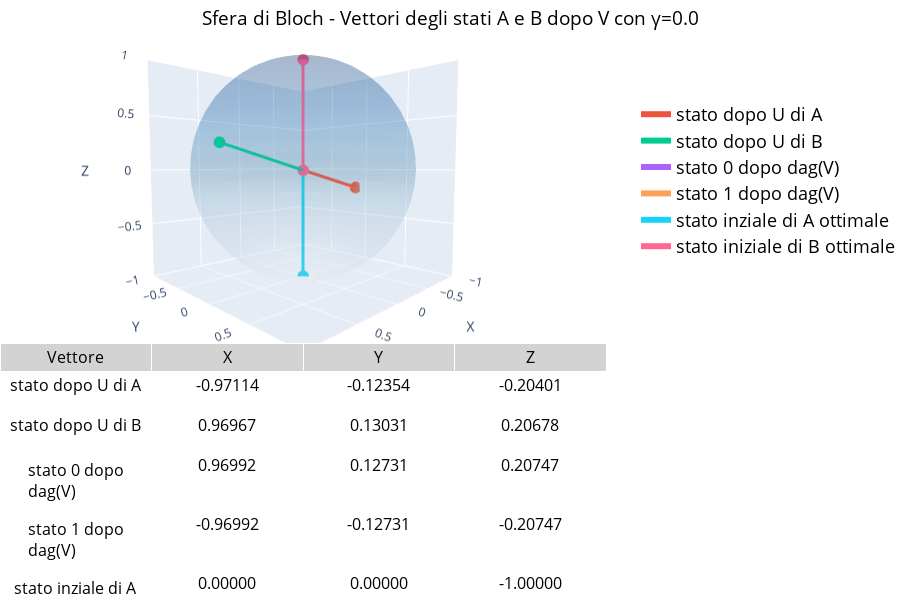
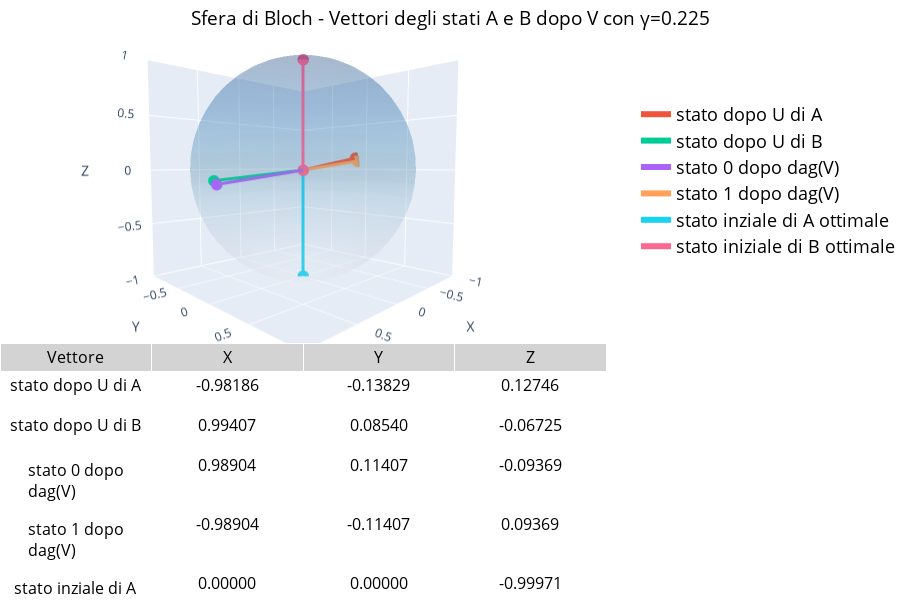
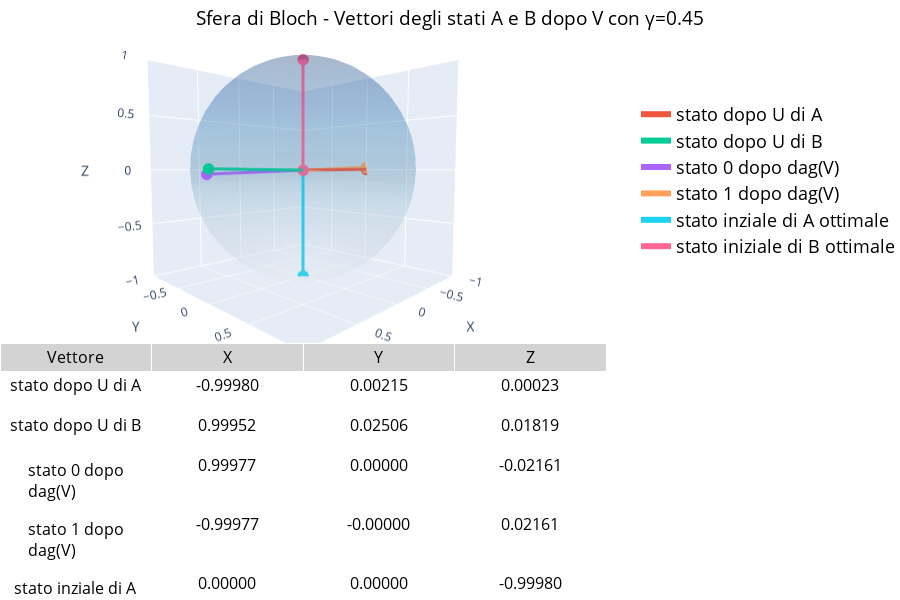
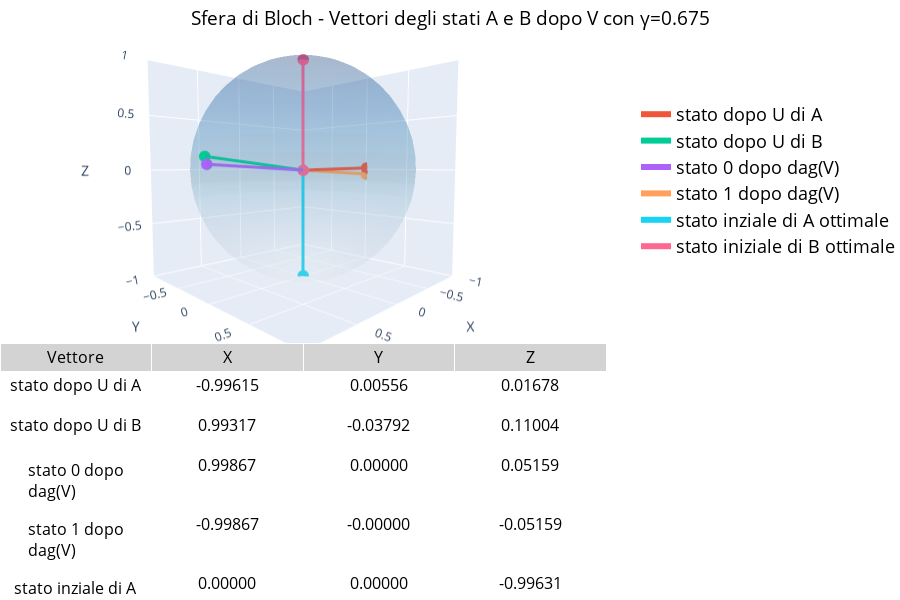

The notebook cell these images were saved under, in order:
### Markdown cell above
### Plot su sfera di Bloch

### Code cell
for elem in all_simulation:
    result, cost_history, n = elem
    qc_visualize = QuantumCircuit(3)
    qc_visualize.ry(thetas[0], 2)
    qc_visualize.cx(2,0)
    qc_visualize1 = QuantumCircuit(3)
    qc_visualize1.ry(thetas[0], 2)
    qc_visualize1.cx(2,0)
    bound_in_a = qc_visualize.assign_parameters({thetas[0]: (result.x[0])})
    bound_in_b = qc_visualize1.assign_parameters({thetas[0]: (result.x[1])})
    state_in_a = partial_trace(DensityMatrix.from_label("000").evolve(bound_in_a),[1,2])
    state_in_b = partial_trace(DensityMatrix.from_label("000").evolve(bound_in_b),[1,2])
    # display(state_in_a.draw("latex"))
    # display(state_in_b.draw("latex"))
    qc_visualize.rx(thetas[1], 0)
    qc_visualize.ry(thetas[2], 0)
    qc_visualize.rz(thetas[3], 0)
    
    qc_visualize1.ry(thetas[1], 0)
    qc_visualize1.rz(thetas[2], 0)
    
    #qc_visualize.append(amplitude_damping_gate_qi(n),[0,1])
    # qc_visualize1.append(amplitude_damping_gate_qi(-n),[0,1])

    bound_a = qc_visualize.assign_parameters({thetas[0]: result.x[0],
                                              thetas[1]:result.x[2],
                                               thetas[2]:result.x[4],thetas[3]:result.x[6]})
    bound_b = qc_visualize.assign_parameters({thetas[0]: result.x[1],
                                               thetas[1]:result.x[3],
                                               thetas[2]:result.x[5], thetas[3]:result.x[7]})

    bound_c = qc_visualize1.assign_parameters({thetas[0]: noise_to_theta(0), thetas[1]:-result.x[9],thetas[2]:-result.x[8]})
    bound_d = qc_visualize1.assign_parameters({thetas[0]: noise_to_theta(1), thetas[1]:-result.x[9],thetas[2]:-result.x[8]})


    state_a = partial_trace(DensityMatrix.from_label("000").evolve(bound_a),[1,2])
    state_b = partial_trace(DensityMatrix.from_label("000").evolve(bound_b),[1,2])
    state_c = partial_trace(DensityMatrix.from_label("000").evolve(bound_c),[1,2])
    state_d = partial_trace(DensityMatrix.from_label("000").evolve(bound_d),[1,2])


    # display(state_a.draw("text"))
    # display(state_c.draw("text"))
    # display(state_d.draw("text"))

    from qiskit.visualization.bloch import Bloch
    import numpy as np

    from qiskit.visualization import *
    import plotly.graph_objects as go
    from plotly.subplots import make_subplots

    # Ottieni il Bloch vector (x, y, z)
    bloch_vect_enc_in_a = [state_in_a._expectation_value_pauli(Pauli(p)) for p in ['X', 'Y', 'Z']]
    bloch_vect_enc_in_b = [state_in_b._expectation_value_pauli(Pauli(p)) for p in ['X', 'Y', 'Z']]

    bloch_vect_enc_a = [state_a._expectation_value_pauli(Pauli(p)) for p in ['X', 'Y', 'Z']]
    bloch_vect_enc_b = [state_b._expectation_value_pauli(Pauli(p)) for p in ['X', 'Y', 'Z']]
    bloch_vect_enc_c = [state_c._expectation_value_pauli(Pauli(p)) for p in ['X', 'Y', 'Z']]
    bloch_vect_enc_d = [state_d._expectation_value_pauli(Pauli(p)) for p in ['X', 'Y', 'Z']]


    b = Bloch(figsize=[5,5],font_size=10)
    b.add_vectors([bloch_vect_enc_a, bloch_vect_enc_b, bloch_vect_enc_c,bloch_vect_enc_d,bloch_vect_enc_in_a,bloch_vect_enc_in_b])  # aggiunge il vettore
    # Aggiungi annotazioni
    x,y,z = bloch_vect_enc_a
    b.add_annotation(bloch_vect_enc_a,f"$ \\rho_A $")
    b.add_annotation([1,-0.2,-0.8],f"$ \\rho_A = ({x:.3f},{y:.3f},{z:.3f}) $")
    x,y,z = bloch_vect_enc_b
    b.add_annotation(bloch_vect_enc_b,f"$ \\rho_B $")
    b.add_annotation([1,1.3,-0.29],f"$ \\rho_B =  ({x:.3f},{y:.3f},{z:.3f}) $")
    x,y,z = bloch_vect_enc_c
    #b.add_annotation(bloch_vect_enc_c,f"$ \\rho_B $")
    b.add_annotation(bloch_vect_enc_c,f"$ \\rho_C =  ({x:.3f},{y:.3f},{z:.3f}) $")
    x,y,z = bloch_vect_enc_d
    #b.add_annotation(bloch_vect_enc_c,f"$ \\rho_B $")
    b.add_annotation(bloch_vect_enc_d,f"$ \\rho_D =  ({x:.3f},{y:.3f},{z:.3f}) $")
    x,y,z = bloch_vect_enc_in_a
    #b.add_annotation(bloch_vect_enc_c,f"$ \\rho_B $")
    b.add_annotation(bloch_vect_enc_in_a,f"$ in_A =  ({x:.3f},{y:.3f},{z:.3f}) $")
    x,y,z = bloch_vect_enc_in_b
    #b.add_annotation(bloch_vect_enc_c,f"$ \\rho_B $")
    b.add_annotation(bloch_vect_enc_in_b,f"$ in_B =  ({x:.3f},{y:.3f},{z:.3f}) $")

    # Titolo personalizzato
    b.render(title = f"rappresentazione degli stati dopo encoding e decoding con η={n}")
    #display(b.fig)
    salva_plot_png(b.fig, f"bloch_qi_damping_{n}",radice,visualizzazione,_create = True, name_create = f"damping_{n}")

    def plot_multiple_bloch_vectors(bloch_vectors, name_vectors = None, title = None, noise = 0 ):
        """
        bloch_vectors: lista di tuple/liste [(x1,y1,z1), (x2,y2,z2), ...]
        """
        if name_vectors == None or len(name_vectors) != len(bloch_vectors) :
            name_vectors = [f"Vettore {i}" for i in range(len(bloch_vectors))]

                

        # Mesh della sfera
        u, v = np.mgrid[0:2*np.pi:50j, 0:np.pi:25j]
        xs = np.cos(u)*np.sin(v)#*np.sqrt(1-noise)
        ys = np.sin(u)*np.sin(v)#*np.sqrt(1-noise)
        zs = np.cos(v)#*(1-noise) + noise

        fig = make_subplots(
            rows=2, cols=1,
            specs=[[{"type": "surface"}], [{"type": "table"}]],
            row_heights=[0.65, 0.55],
            vertical_spacing=0.00,
        )

        # Sfera
        fig.add_trace(go.Surface(
            x=xs, y=ys, z=zs,
            opacity=0.2, showscale=False, colorscale='Blues'
        ), row=1, col=1)

        # Dati per tabella
        labels = []
        x_vals, y_vals, z_vals = [], [], []

        # Aggiungi ogni vettore
        for i, (x, y, z) in enumerate(bloch_vectors):
            fig.add_trace(go.Scatter3d(
                x=[0, x], y=[0, y], z=[0, z],
                mode='lines+markers',
                marker=dict(size=4),
                line=dict(width=6),
                name=name_vectors[i]
            ), row=1, col=1)

            labels.append(name_vectors[i])
            x_vals.append(f"{x:.5f}")
            y_vals.append(f"{y:.5f}")
            z_vals.append(f"{z:.5f}")

        # Tabella
        fig.add_trace(go.Table(
            header=dict(values=["Vettore", "X", "Y", "Z"],
                        fill_color='lightgrey', align='center',
                        font=dict(size=16, color='black') ),
            cells=dict(values=[labels, x_vals, y_vals, z_vals],
                    fill_color='white', align='center',
                    height=40,
                    font=dict(size=16, color='black'),
                    )  
        ), row=2, col=1)

        # Layout
        fig.update_layout(
            title=dict(text=title,
                        font=dict(size=19, color="black"),
                        x=0.5,        # centrato orizzontalmente
                        y=0.98,       # un po' più alto del default
                        xanchor="center",
                        yanchor="top"
                        ),
            width=900,   # larghezza in pixel (≈ 8 pollici)
            height=600,
            scene_camera=dict(
                eye=dict(x=1.2, y=1.2, z=0.02),   # vista leggermente inclinata, bassa su z
                center=dict(x=0, y=0, z=-0.1),     # sposta il centro della scena un po’ più in alto
                up=dict(x=0, y=0, z=1)
            ),
            scene=dict(
                xaxis=dict(range=[-1., 1.], title='X'),
                yaxis=dict(range=[-1., 1.], title='Y'),
                zaxis=dict(range=[-1., 1.], title='Z'),
                aspectmode='cube'
            ),
            legend=dict(font=dict(size=18, color = 'black'),x=1.05, y=0.9),
            margin=dict(l=0, r=0, b=0, t=40)
        )
        # camera personalizzata o preset di default
        
        # camera = dict(eye=dict(x=1.6, y=1.6, z=0.2), up=dict(x=0, y=0, z=4))
        # fig.update_layout(scene_camera=camera)

        fig.show(config={"displaylogo": False, "scrollZoom": True})
        salva_plot_plotly(fig, f"bloch_py_damping_{n}",radice,visualizzazione,_create=True,name_create=f"damping_{n}")
    salva_plot_png(qc_visualize.draw("mpl"),"circuito_visualizzazione_encoding",radice,visualizzazione)
    salva_plot_png(qc_visualize1.draw("mpl"),"circuito_visualizzazione_decoding",radice,visualizzazione)
    # Usa la funzione
    display(plot_multiple_bloch_vectors([bloch_vect_enc_a, bloch_vect_enc_b,bloch_vect_enc_c,bloch_vect_enc_d,bloch_vect_enc_in_a,bloch_vect_enc_in_b], ["stato dopo U di A", "stato dopo U di B","stato 0 dopo dag(V)   ","stato 1 dopo dag(V)   ","stato inziale di A ottimale","stato iniziale di B ottimale"],f"Sfera di Bloch - Vettori degli stati A e B dopo V con γ={n}",n))
    # display(plot_interactive_bloch(bloch_vector_b))

### Figure 1 — Plotly figure (JSON) as saved in the notebook; plotly's stock layout.template omitted (floating-point values rounded to 4 significant figures; data arrays with more than 128 entries replaced by an {"elided": "..."} marker saying what was removed)
{"data": [{"colorscale": [[0, "rgb(247,251,255)"], [0.125, "rgb(222,235,247)"], [0.25, "rgb(198,219,239)"], [0.375, "rgb(158,202,225)"], [0.5, "rgb(107,174,214)"], [0.625, "rgb(66,146,198)"], [0.75, "rgb(33,113,181)"], [0.875, "rgb(8,81,156)"], [1, "rgb(8,48,107)"]], "opacity": 0.2, "scene": "scene", "showscale": false, "type": "surface", "x": {"elided": "50x25 float values"}, "y": {"elided": "50x25 float values"}, "z": {"elided": "50x25 float values"}}, {"line": {"width": 6}, "marker": {"size": 4}, "mode": "lines+markers", "name": "stato dopo U di A", "scene": "scene", "type": "scatter3d", "x": [0, -0.9711], "y": [0, -0.1235], "z": [0, -0.204]}, {"line": {"width": 6}, "marker": {"size": 4}, "mode": "lines+markers", "name": "stato dopo U di B", "scene": "scene", "type": "scatter3d", "x": [0, 0.9697], "y": [0, 0.1303], "z": [0, 0.2068]}, {"line": {"width": 6}, "marker": {"size": 4}, "mode": "lines+markers", "name": "stato 0 dopo dag(V)   ", "scene": "scene", "type": "scatter3d", "x": [0, 0.9699], "y": [0, 0.1273], "z": [0, 0.2075]}, {"line": {"width": 6}, "marker": {"size": 4}, "mode": "lines+markers", "name": "stato 1 dopo dag(V)   ", "scene": "scene", "type": "scatter3d", "x": [0, -0.9699], "y": [0, -0.1273], "z": [0, -0.2075]}, {"line": {"width": 6}, "marker": {"size": 4}, "mode": "lines+markers", "name": "stato inziale di A ottimale", "scene": "scene", "type": "scatter3d", "x": [0, 0], "y": [0, 0], "z": [0, -1.0]}, {"line": {"width": 6}, "marker": {"size": 4}, "mode": "lines+markers", "name": "stato iniziale di B ottimale", "scene": "scene", "type": "scatter3d", "x": [0, 0], "y": [0, 0], "z": [0, 1.0]}, {"cells": {"align": "center", "fill": {"color": "white"}, "font": {"color": "black", "size": 16}, "height": 40, "values": [["stato dopo U di A", "stato dopo U di B", "stato 0 dopo dag(V)   ", "stato 1 dopo dag(V)   ", "stato inziale di A ottimale", "stato iniziale di B ottimale"], ["-0.97114", "0.96967", "0.96992", "-0.96992", "0.00000", "0.00000"], ["-0.12354", "0.13031", "0.12731", "-0.12731", "0.00000", "0.00000"], ["-0.20401", "0.20678", "0.20747", "-0.20747", "-1.00000", "1.00000"]]}, "domain": {"x": [0, 1], "y": [0, 0.4583]}, "header": {"align": "center", "fill": {"color": "lightgrey"}, "font": {"color": "black", "size": 16}, "values": ["Vettore", "X", "Y", "Z"]}, "type": "table"}], "layout": {"height": 600, "legend": {"font": {"color": "black", "size": 18}, "x": 1.05, "y": 0.9}, "margin": {"b": 0, "l": 0, "r": 0, "t": 40}, "scene": {"aspectmode": "cube", "camera": {"center": {"x": 0, "y": 0, "z": -0.1}, "eye": {"x": 1.2, "y": 1.2, "z": 0.02}, "up": {"x": 0, "y": 0, "z": 1}}, "domain": {"x": [0, 1], "y": [0.4583, 1]}, "xaxis": {"range": [-1, 1], "title": {"text": "X"}}, "yaxis": {"range": [-1, 1], "title": {"text": "Y"}}, "zaxis": {"range": [-1, 1], "title": {"text": "Z"}}}, "title": {"font": {"color": "black", "size": 19}, "text": "Sfera di Bloch - Vettori degli stati A e B dopo V con γ=0.0", "x": 0.5, "xanchor": "center", "y": 0.98, "yanchor": "top"}, "width": 900}}

### Figure 2 — Plotly figure (JSON) as saved in the notebook; plotly's stock layout.template omitted (floating-point values rounded to 4 significant figures; data arrays with more than 128 entries replaced by an {"elided": "..."} marker saying what was removed)
{"data": [{"colorscale": [[0, "rgb(247,251,255)"], [0.125, "rgb(222,235,247)"], [0.25, "rgb(198,219,239)"], [0.375, "rgb(158,202,225)"], [0.5, "rgb(107,174,214)"], [0.625, "rgb(66,146,198)"], [0.75, "rgb(33,113,181)"], [0.875, "rgb(8,81,156)"], [1, "rgb(8,48,107)"]], "opacity": 0.2, "scene": "scene", "showscale": false, "type": "surface", "x": {"elided": "50x25 float values"}, "y": {"elided": "50x25 float values"}, "z": {"elided": "50x25 float values"}}, {"line": {"width": 6}, "marker": {"size": 4}, "mode": "lines+markers", "name": "stato dopo U di A", "scene": "scene", "type": "scatter3d", "x": [0, -0.9819], "y": [0, -0.1383], "z": [0, 0.1275]}, {"line": {"width": 6}, "marker": {"size": 4}, "mode": "lines+markers", "name": "stato dopo U di B", "scene": "scene", "type": "scatter3d", "x": [0, 0.9941], "y": [0, 0.0854], "z": [0, -0.06725]}, {"line": {"width": 6}, "marker": {"size": 4}, "mode": "lines+markers", "name": "stato 0 dopo dag(V)   ", "scene": "scene", "type": "scatter3d", "x": [0, 0.989], "y": [0, 0.1141], "z": [0, -0.09369]}, {"line": {"width": 6}, "marker": {"size": 4}, "mode": "lines+markers", "name": "stato 1 dopo dag(V)   ", "scene": "scene", "type": "scatter3d", "x": [0, -0.989], "y": [0, -0.1141], "z": [0, 0.09369]}, {"line": {"width": 6}, "marker": {"size": 4}, "mode": "lines+markers", "name": "stato inziale di A ottimale", "scene": "scene", "type": "scatter3d", "x": [0, 0], "y": [0, 0], "z": [0, -0.9997]}, {"line": {"width": 6}, "marker": {"size": 4}, "mode": "lines+markers", "name": "stato iniziale di B ottimale", "scene": "scene", "type": "scatter3d", "x": [0, 0], "y": [0, 0], "z": [0, 1.0]}, {"cells": {"align": "center", "fill": {"color": "white"}, "font": {"color": "black", "size": 16}, "height": 40, "values": [["stato dopo U di A", "stato dopo U di B", "stato 0 dopo dag(V)   ", "stato 1 dopo dag(V)   ", "stato inziale di A ottimale", "stato iniziale di B ottimale"], ["-0.98186", "0.99407", "0.98904", "-0.98904", "0.00000", "0.00000"], ["-0.13829", "0.08540", "0.11407", "-0.11407", "0.00000", "0.00000"], ["0.12746", "-0.06725", "-0.09369", "0.09369", "-0.99971", "1.00000"]]}, "domain": {"x": [0, 1], "y": [0, 0.4583]}, "header": {"align": "center", "fill": {"color": "lightgrey"}, "font": {"color": "black", "size": 16}, "values": ["Vettore", "X", "Y", "Z"]}, "type": "table"}], "layout": {"height": 600, "legend": {"font": {"color": "black", "size": 18}, "x": 1.05, "y": 0.9}, "margin": {"b": 0, "l": 0, "r": 0, "t": 40}, "scene": {"aspectmode": "cube", "camera": {"center": {"x": 0, "y": 0, "z": -0.1}, "eye": {"x": 1.2, "y": 1.2, "z": 0.02}, "up": {"x": 0, "y": 0, "z": 1}}, "domain": {"x": [0, 1], "y": [0.4583, 1]}, "xaxis": {"range": [-1, 1], "title": {"text": "X"}}, "yaxis": {"range": [-1, 1], "title": {"text": "Y"}}, "zaxis": {"range": [-1, 1], "title": {"text": "Z"}}}, "title": {"font": {"color": "black", "size": 19}, "text": "Sfera di Bloch - Vettori degli stati A e B dopo V con γ=0.225", "x": 0.5, "xanchor": "center", "y": 0.98, "yanchor": "top"}, "width": 900}}

### Figure 3 — Plotly figure (JSON) as saved in the notebook; plotly's stock layout.template omitted (floating-point values rounded to 4 significant figures; data arrays with more than 128 entries replaced by an {"elided": "..."} marker saying what was removed)
{"data": [{"colorscale": [[0, "rgb(247,251,255)"], [0.125, "rgb(222,235,247)"], [0.25, "rgb(198,219,239)"], [0.375, "rgb(158,202,225)"], [0.5, "rgb(107,174,214)"], [0.625, "rgb(66,146,198)"], [0.75, "rgb(33,113,181)"], [0.875, "rgb(8,81,156)"], [1, "rgb(8,48,107)"]], "opacity": 0.2, "scene": "scene", "showscale": false, "type": "surface", "x": {"elided": "50x25 float values"}, "y": {"elided": "50x25 float values"}, "z": {"elided": "50x25 float values"}}, {"line": {"width": 6}, "marker": {"size": 4}, "mode": "lines+markers", "name": "stato dopo U di A", "scene": "scene", "type": "scatter3d", "x": [0, -0.9998], "y": [0, 0.002145], "z": [0, 0.0002347]}, {"line": {"width": 6}, "marker": {"size": 4}, "mode": "lines+markers", "name": "stato dopo U di B", "scene": "scene", "type": "scatter3d", "x": [0, 0.9995], "y": [0, 0.02506], "z": [0, 0.01819]}, {"line": {"width": 6}, "marker": {"size": 4}, "mode": "lines+markers", "name": "stato 0 dopo dag(V)   ", "scene": "scene", "type": "scatter3d", "x": [0, 0.9998], "y": [0, 2.449e-16], "z": [0, -0.02161]}, {"line": {"width": 6}, "marker": {"size": 4}, "mode": "lines+markers", "name": "stato 1 dopo dag(V)   ", "scene": "scene", "type": "scatter3d", "x": [0, -0.9998], "y": [0, -2.449e-16], "z": [0, 0.02161]}, {"line": {"width": 6}, "marker": {"size": 4}, "mode": "lines+markers", "name": "stato inziale di A ottimale", "scene": "scene", "type": "scatter3d", "x": [0, 0], "y": [0, 0], "z": [0, -0.9998]}, {"line": {"width": 6}, "marker": {"size": 4}, "mode": "lines+markers", "name": "stato iniziale di B ottimale", "scene": "scene", "type": "scatter3d", "x": [0, 0], "y": [0, 0], "z": [0, 1]}, {"cells": {"align": "center", "fill": {"color": "white"}, "font": {"color": "black", "size": 16}, "height": 40, "values": [["stato dopo U di A", "stato dopo U di B", "stato 0 dopo dag(V)   ", "stato 1 dopo dag(V)   ", "stato inziale di A ottimale", "stato iniziale di B ottimale"], ["-0.99980", "0.99952", "0.99977", "-0.99977", "0.00000", "0.00000"], ["0.00215", "0.02506", "0.00000", "-0.00000", "0.00000", "0.00000"], ["0.00023", "0.01819", "-0.02161", "0.02161", "-0.99980", "1.00000"]]}, "domain": {"x": [0, 1], "y": [0, 0.4583]}, "header": {"align": "center", "fill": {"color": "lightgrey"}, "font": {"color": "black", "size": 16}, "values": ["Vettore", "X", "Y", "Z"]}, "type": "table"}], "layout": {"height": 600, "legend": {"font": {"color": "black", "size": 18}, "x": 1.05, "y": 0.9}, "margin": {"b": 0, "l": 0, "r": 0, "t": 40}, "scene": {"aspectmode": "cube", "camera": {"center": {"x": 0, "y": 0, "z": -0.1}, "eye": {"x": 1.2, "y": 1.2, "z": 0.02}, "up": {"x": 0, "y": 0, "z": 1}}, "domain": {"x": [0, 1], "y": [0.4583, 1]}, "xaxis": {"range": [-1, 1], "title": {"text": "X"}}, "yaxis": {"range": [-1, 1], "title": {"text": "Y"}}, "zaxis": {"range": [-1, 1], "title": {"text": "Z"}}}, "title": {"font": {"color": "black", "size": 19}, "text": "Sfera di Bloch - Vettori degli stati A e B dopo V con γ=0.45", "x": 0.5, "xanchor": "center", "y": 0.98, "yanchor": "top"}, "width": 900}}

### Figure 4 — Plotly figure (JSON) as saved in the notebook; plotly's stock layout.template omitted (floating-point values rounded to 4 significant figures; data arrays with more than 128 entries replaced by an {"elided": "..."} marker saying what was removed)
{"data": [{"colorscale": [[0, "rgb(247,251,255)"], [0.125, "rgb(222,235,247)"], [0.25, "rgb(198,219,239)"], [0.375, "rgb(158,202,225)"], [0.5, "rgb(107,174,214)"], [0.625, "rgb(66,146,198)"], [0.75, "rgb(33,113,181)"], [0.875, "rgb(8,81,156)"], [1, "rgb(8,48,107)"]], "opacity": 0.2, "scene": "scene", "showscale": false, "type": "surface", "x": {"elided": "50x25 float values"}, "y": {"elided": "50x25 float values"}, "z": {"elided": "50x25 float values"}}, {"line": {"width": 6}, "marker": {"size": 4}, "mode": "lines+markers", "name": "stato dopo U di A", "scene": "scene", "type": "scatter3d", "x": [0, -0.9962], "y": [0, 0.005564], "z": [0, 0.01678]}, {"line": {"width": 6}, "marker": {"size": 4}, "mode": "lines+markers", "name": "stato dopo U di B", "scene": "scene", "type": "scatter3d", "x": [0, 0.9932], "y": [0, -0.03792], "z": [0, 0.11]}, {"line": {"width": 6}, "marker": {"size": 4}, "mode": "lines+markers", "name": "stato 0 dopo dag(V)   ", "scene": "scene", "type": "scatter3d", "x": [0, 0.9987], "y": [0, 2.446e-16], "z": [0, 0.05159]}, {"line": {"width": 6}, "marker": {"size": 4}, "mode": "lines+markers", "name": "stato 1 dopo dag(V)   ", "scene": "scene", "type": "scatter3d", "x": [0, -0.9987], "y": [0, -2.446e-16], "z": [0, -0.05159]}, {"line": {"width": 6}, "marker": {"size": 4}, "mode": "lines+markers", "name": "stato inziale di A ottimale", "scene": "scene", "type": "scatter3d", "x": [0, 0], "y": [0, 0], "z": [0, -0.9963]}, {"line": {"width": 6}, "marker": {"size": 4}, "mode": "lines+markers", "name": "stato iniziale di B ottimale", "scene": "scene", "type": "scatter3d", "x": [0, 0], "y": [0, 0], "z": [0, 1.0]}, {"cells": {"align": "center", "fill": {"color": "white"}, "font": {"color": "black", "size": 16}, "height": 40, "values": [["stato dopo U di A", "stato dopo U di B", "stato 0 dopo dag(V)   ", "stato 1 dopo dag(V)   ", "stato inziale di A ottimale", "stato iniziale di B ottimale"], ["-0.99615", "0.99317", "0.99867", "-0.99867", "0.00000", "0.00000"], ["0.00556", "-0.03792", "0.00000", "-0.00000", "0.00000", "0.00000"], ["0.01678", "0.11004", "0.05159", "-0.05159", "-0.99631", "0.99997"]]}, "domain": {"x": [0, 1], "y": [0, 0.4583]}, "header": {"align": "center", "fill": {"color": "lightgrey"}, "font": {"color": "black", "size": 16}, "values": ["Vettore", "X", "Y", "Z"]}, "type": "table"}], "layout": {"height": 600, "legend": {"font": {"color": "black", "size": 18}, "x": 1.05, "y": 0.9}, "margin": {"b": 0, "l": 0, "r": 0, "t": 40}, "scene": {"aspectmode": "cube", "camera": {"center": {"x": 0, "y": 0, "z": -0.1}, "eye": {"x": 1.2, "y": 1.2, "z": 0.02}, "up": {"x": 0, "y": 0, "z": 1}}, "domain": {"x": [0, 1], "y": [0.4583, 1]}, "xaxis": {"range": [-1, 1], "title": {"text": "X"}}, "yaxis": {"range": [-1, 1], "title": {"text": "Y"}}, "zaxis": {"range": [-1, 1], "title": {"text": "Z"}}}, "title": {"font": {"color": "black", "size": 19}, "text": "Sfera di Bloch - Vettori degli stati A e B dopo V con γ=0.675", "x": 0.5, "xanchor": "center", "y": 0.98, "yanchor": "top"}, "width": 900}}
